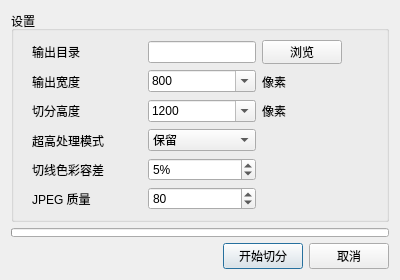
<?xml version="1.0" encoding="UTF-8"?>
<ui version="4.0">
 <class>CutImageDialog</class>
 <widget class="QDialog" name="CutImageDialog">
  <property name="geometry">
   <rect>
    <x>0</x>
    <y>0</y>
    <width>400</width>
    <height>280</height>
   </rect>
  </property>
  <property name="minimumSize">
   <size>
    <width>400</width>
    <height>280</height>
   </size>
  </property>
  <property name="maximumSize">
   <size>
    <width>400</width>
    <height>280</height>
   </size>
  </property>
  <layout class="QVBoxLayout" name="verticalLayout">
   <item>
    <widget class="QGroupBox" name="settingGroup">
     <property name="title">
      <string>设置</string>
     </property>
     <layout class="QGridLayout" name="gridLayout_2" columnstretch="0,0,0,1" rowminimumheight="24,24,24,24,24,0" columnminimumwidth="110,80,0,0">
      <property name="leftMargin">
       <number>18</number>
      </property>
      <item row="1" column="2">
       <widget class="QLabel" name="label_2">
        <property name="text">
         <string>像素</string>
        </property>
       </widget>
      </item>
      <item row="2" column="0">
       <widget class="QLabel" name="label_3">
        <property name="text">
         <string>切分高度</string>
        </property>
       </widget>
      </item>
      <item row="2" column="2">
       <widget class="QLabel" name="label_4">
        <property name="text">
         <string>像素</string>
        </property>
       </widget>
      </item>
      <item row="1" column="0">
       <widget class="QLabel" name="label_1">
        <property name="text">
         <string>输出宽度</string>
        </property>
       </widget>
      </item>
      <item row="1" column="1">
       <widget class="QComboBox" name="widthBox">
        <property name="editable">
         <bool>true</bool>
        </property>
        <item>
         <property name="text">
          <string>800</string>
         </property>
        </item>
        <item>
         <property name="text">
          <string>1200</string>
         </property>
        </item>
       </widget>
      </item>
      <item row="5" column="0">
       <widget class="QLabel" name="label_7">
        <property name="text">
         <string>JPEG 质量</string>
        </property>
       </widget>
      </item>
      <item row="2" column="1">
       <widget class="QComboBox" name="cutHeightBox">
        <property name="editable">
         <bool>true</bool>
        </property>
        <property name="currentText">
         <string>1200</string>
        </property>
        <item>
         <property name="text">
          <string>1200</string>
         </property>
        </item>
       </widget>
      </item>
      <item row="3" column="0">
       <widget class="QLabel" name="label_5">
        <property name="text">
         <string>超高处理模式</string>
        </property>
       </widget>
      </item>
      <item row="5" column="1">
       <widget class="QSpinBox" name="jpegQualityBox">
        <property name="minimum">
         <number>1</number>
        </property>
        <property name="maximum">
         <number>100</number>
        </property>
        <property name="value">
         <number>80</number>
        </property>
       </widget>
      </item>
      <item row="4" column="1">
       <widget class="QSpinBox" name="toleranceBox">
        <property name="suffix">
         <string>%</string>
        </property>
        <property name="maximum">
         <number>100</number>
        </property>
        <property name="value">
         <number>5</number>
        </property>
       </widget>
      </item>
      <item row="4" column="0">
       <widget class="QLabel" name="label_6">
        <property name="text">
         <string>切线色彩容差</string>
        </property>
       </widget>
      </item>
      <item row="3" column="1">
       <widget class="QComboBox" name="extraHeightModeBox">
        <property name="enabled">
         <bool>true</bool>
        </property>
        <item>
         <property name="text">
          <string>保留</string>
         </property>
        </item>
        <item>
         <property name="text">
          <string>强制切分</string>
         </property>
        </item>
        <item>
         <property name="text">
          <string>手动</string>
         </property>
        </item>
       </widget>
      </item>
      <item row="0" column="0">
       <widget class="QLabel" name="label_8">
        <property name="text">
         <string>输出目录</string>
        </property>
       </widget>
      </item>
      <item row="0" column="1">
       <widget class="QLineEdit" name="outDirEdit"/>
      </item>
      <item row="0" column="2">
       <widget class="QPushButton" name="browseButton">
        <property name="text">
         <string>浏览</string>
        </property>
       </widget>
      </item>
      <item row="0" column="3">
       <spacer name="horizontalSpacer_2">
        <property name="orientation">
         <enum>Qt::Horizontal</enum>
        </property>
        <property name="sizeHint" stdset="0">
         <size>
          <width>40</width>
          <height>20</height>
         </size>
        </property>
       </spacer>
      </item>
     </layout>
    </widget>
   </item>
   <item>
    <spacer name="verticalSpacer_2">
     <property name="orientation">
      <enum>Qt::Vertical</enum>
     </property>
     <property name="sizeHint" stdset="0">
      <size>
       <width>20</width>
       <height>40</height>
      </size>
     </property>
    </spacer>
   </item>
   <item>
    <widget class="QProgressBar" name="progressBar">
     <property name="enabled">
      <bool>true</bool>
     </property>
     <property name="minimumSize">
      <size>
       <width>0</width>
       <height>9</height>
      </size>
     </property>
     <property name="maximumSize">
      <size>
       <width>16777215</width>
       <height>9</height>
      </size>
     </property>
     <property name="value">
      <number>0</number>
     </property>
     <property name="alignment">
      <set>Qt::AlignCenter</set>
     </property>
     <property name="textVisible">
      <bool>false</bool>
     </property>
     <property name="invertedAppearance">
      <bool>false</bool>
     </property>
    </widget>
   </item>
   <item>
    <layout class="QHBoxLayout" name="horizontalLayout">
     <item>
      <spacer name="horizontalSpacer">
       <property name="orientation">
        <enum>Qt::Horizontal</enum>
       </property>
       <property name="sizeHint" stdset="0">
        <size>
         <width>40</width>
         <height>20</height>
        </size>
       </property>
      </spacer>
     </item>
     <item>
      <widget class="QPushButton" name="startButton">
       <property name="text">
        <string>开始切分</string>
       </property>
       <property name="default">
        <bool>true</bool>
       </property>
      </widget>
     </item>
     <item>
      <widget class="QPushButton" name="cancelButton">
       <property name="text">
        <string>取消</string>
       </property>
      </widget>
     </item>
    </layout>
   </item>
  </layout>
 </widget>
 <tabstops>
  <tabstop>outDirEdit</tabstop>
  <tabstop>browseButton</tabstop>
  <tabstop>widthBox</tabstop>
  <tabstop>cutHeightBox</tabstop>
  <tabstop>extraHeightModeBox</tabstop>
  <tabstop>toleranceBox</tabstop>
  <tabstop>jpegQualityBox</tabstop>
  <tabstop>startButton</tabstop>
  <tabstop>cancelButton</tabstop>
 </tabstops>
 <resources/>
 <connections/>
</ui>
